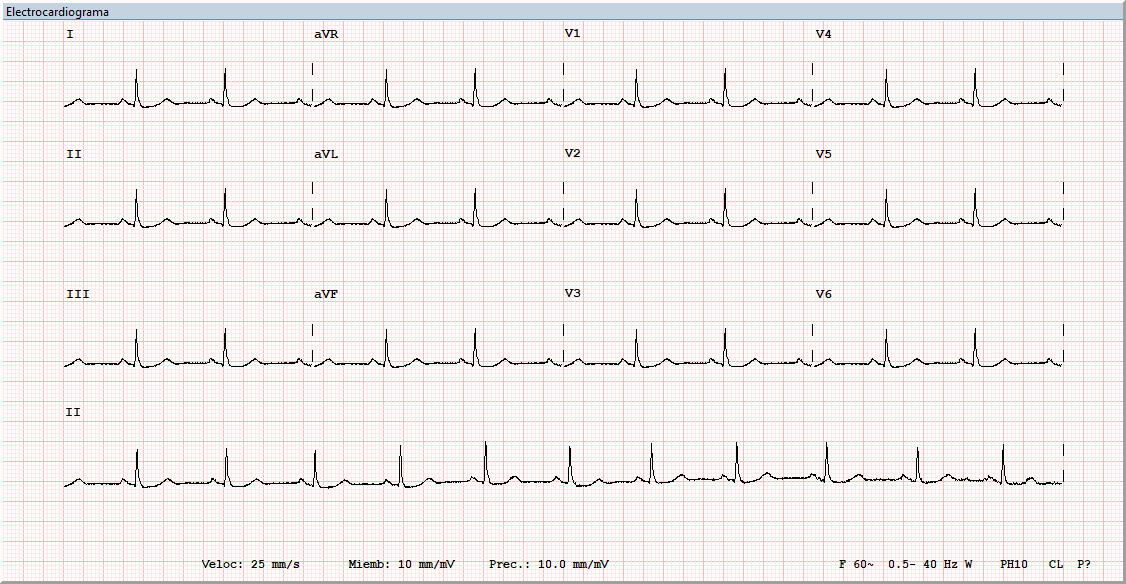
#> input picture vector_002.bmp, 1126 x 584 px
$ python -i procesar_imagen.py   (imports and definitions only)
#> lines starting #> are read from the running program, lines starting #| are printed output that depends on the picture
#Contiene los métodos para el procesamiento de la imagen
#que se recibe desde el front por parte del usuario
#para su análsis

from PIL import Image
from io import BytesIO
import base64
import matplotlib.pyplot as plt
import numpy as np
import cv2


#Función para obtener de base64 a imagen en escala se grises
def procesar_imagen_grises(img_str):
    #Se obtiene la imagen a partir de la cadena de base64 que se ha recibido
    imagen = base64.b64decode(img_str)
    imagen = Image.open(BytesIO(imagen))

    #Se ajusta la imagen a una escala de gris
    imagen_gris = imagen.convert('L')

    return imagen_gris


#Funcion para limpiar la imagen
def procesar_imagen_gris_limpia(imagen_gris):
    threshold = 100
    imagen_gris_limpia = imagen_gris.point(lambda x: 0 if x < threshold else 255, '1')

    return imagen_gris_limpia


#Funcion para procesar la extracción del vector
def procesar_extraccion(seccion):
    puntos_blancos = np.where(seccion == 255)
    x_coords = puntos_blancos[1]
    y_coords = puntos_blancos[0]
    height, _ = seccion.shape

    unique_x_coords = np.unique(x_coords)
    y_values = np.zeros(unique_x_coords.shape, dtype=np.float64)

    for i, x in enumerate(unique_x_coords):
        y_for_x = y_coords[np.where(x_coords == x)]
        y_values[i] = np.max(y_for_x)

    y_values_inverted = height - y_values
    ecg_vector = y_values_inverted.astype(np.float64)

    return ecg_vector


#Funcion principal de procesamiento
def procesar_imagen(img_str):
    graficar = False

    #obtiene imagen en escala de grises
    imagen_gris = procesar_imagen_grises(img_str)

    if graficar == True:
        plt.figure(figsize=(10, 4))
        plt.imshow(imagen_gris, cmap = 'gray')
        plt.title('Imagen en escala de gris')
        plt.axis('off')

        plt.show()

    #se limpia la imagen
    imagen_gris_limpia = procesar_imagen_gris_limpia(imagen_gris)

    if graficar == True:
        #visualizamos la imagen en escala de gris
        plt.figure(figsize=(10, 4))
        plt.imshow(imagen_gris_limpia, cmap = 'gray')
        plt.title('Imagen en escala de gris')
        plt.axis('off')

        plt.show()

    #obtiene el negativo de la imagen
    imagen_invertida = np.array(imagen_gris_limpia).astype(np.uint8)
    imagen_invertida = Image.fromarray(255 - imagen_invertida)

    if graficar == True:
        #visualizamos la imagen en escala de gris
        plt.figure(figsize=(10, 4))
        plt.imshow(imagen_invertida, cmap = 'gray')
        plt.title('Imagen en escala de gris')
        plt.axis('off')

        plt.show()

    #Extrae la región de interes
    imagen_normalizada = np.array(imagen_invertida).astype(np.uint8)
    imagen_normalizada = cv2.normalize(imagen_normalizada, None, 0, 255, cv2.NORM_MINMAX)
    seccion = imagen_normalizada[417:507, 60:1000]

    if graficar == True:
        plt.figure(figsize=(10, 4))
        plt.imshow(seccion, cmap = 'gray')
        plt.title('Imagen en escala de gris')
        plt.axis('off')

        plt.show()

    #extrae el vector de puntos de la seccion de imagen
    ecg_vector = procesar_extraccion(seccion)

    if graficar == True:
        #Grafica el vector resultante
        plt.figure(figsize=(10, 4))
        plt.ylim(0, 100)
        plt.plot(ecg_vector)
        plt.title('Vector extraido')

        plt.show()

    return ecg_vector

>>> import cv2
>>> picture = cv2.imread('vector_002.bmp', cv2.IMREAD_GRAYSCALE)
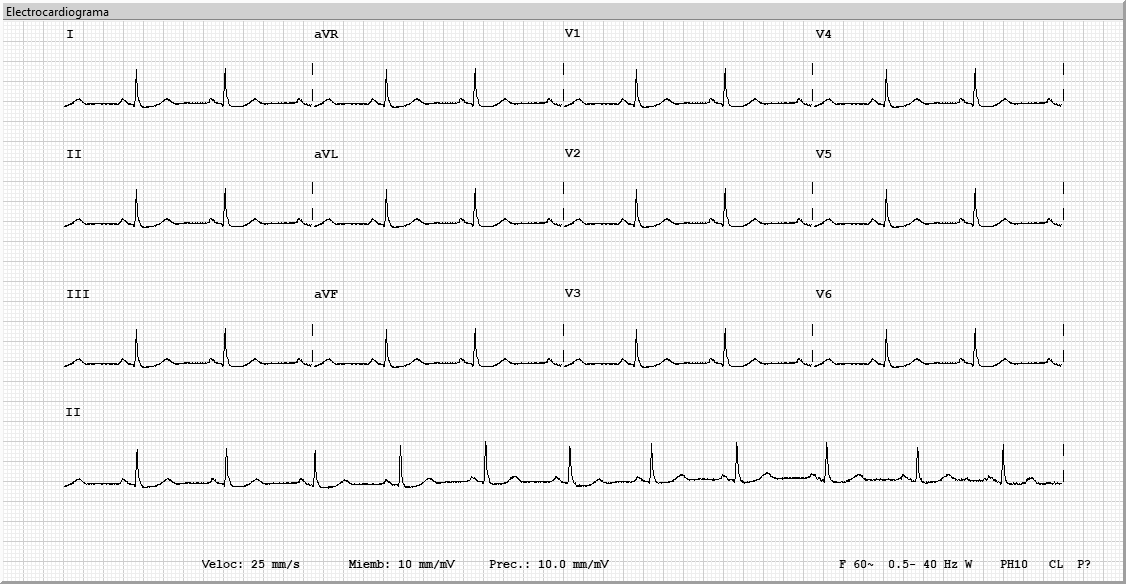
#> picture: shape (584, 1126); min 0, max 255, mean 239
#> (the run stopped early here; a loop or call above may not have finished)

$ run again, on vector_010.bmp
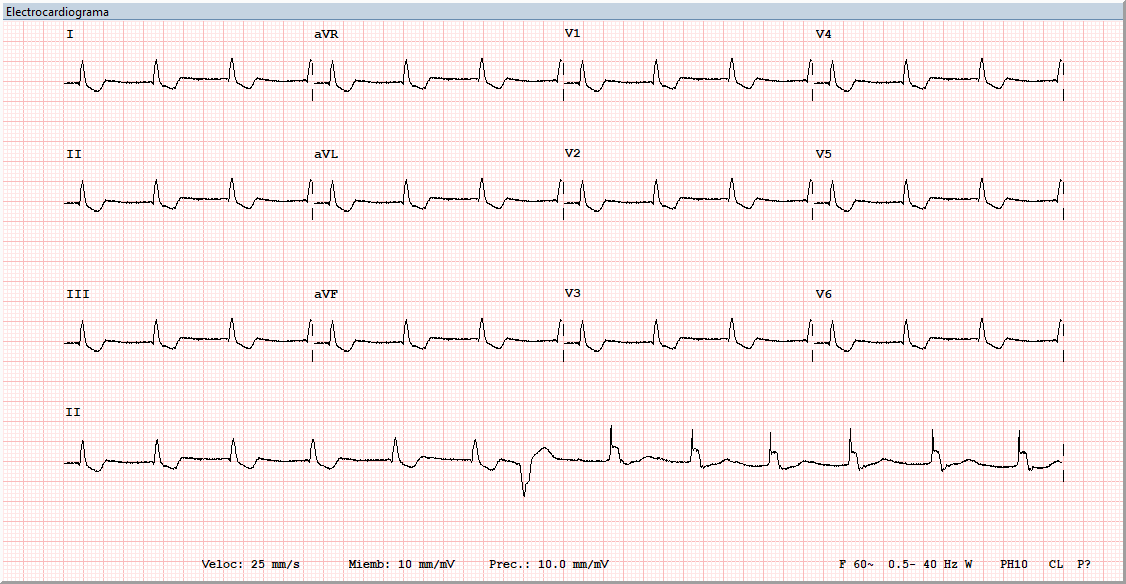
#> input picture vector_010.bmp, 1126 x 584 px
#> `picture = cv2.imread('vector_002.bmp', cv2.IMREAD_GRAYSCALE)`:
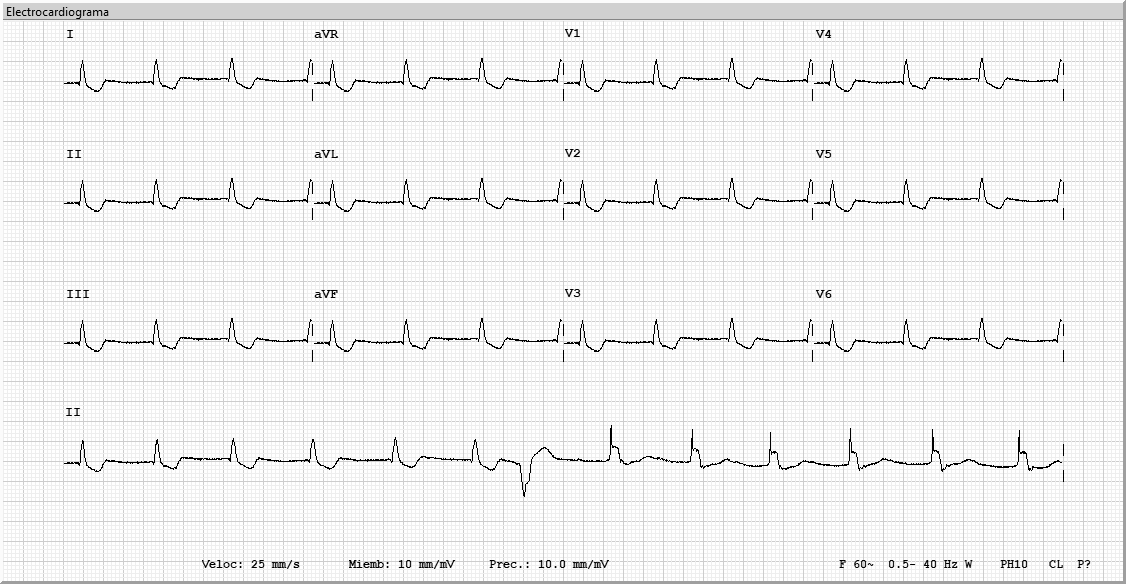
#> picture: shape (584, 1126); min 0, max 255, mean 239

$ run again, on vector_015.bmp
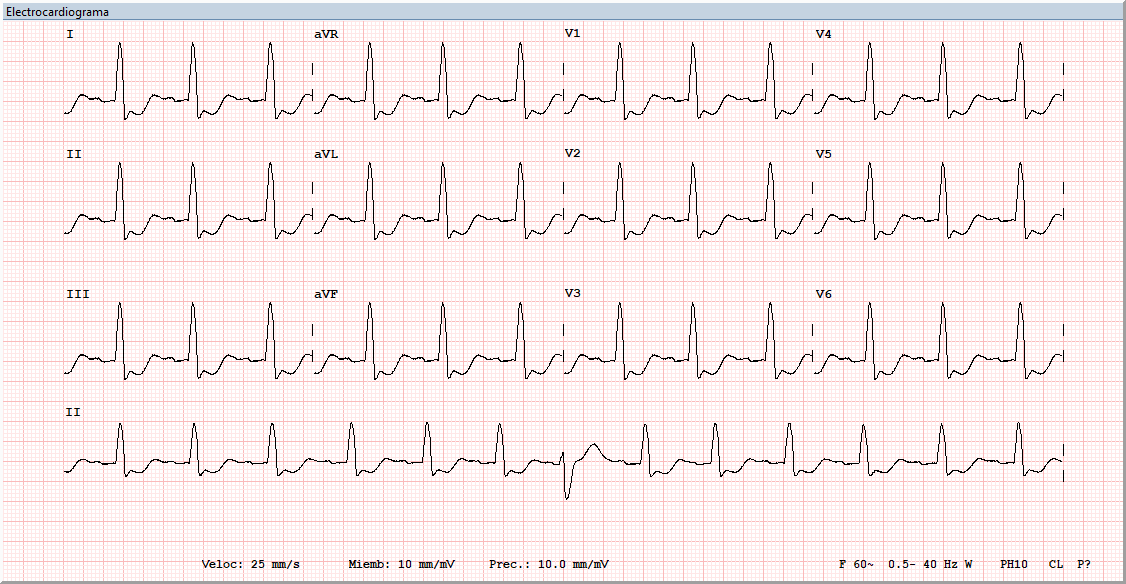
#> input picture vector_015.bmp, 1126 x 584 px
#> `picture = cv2.imread('vector_002.bmp', cv2.IMREAD_GRAYSCALE)`:
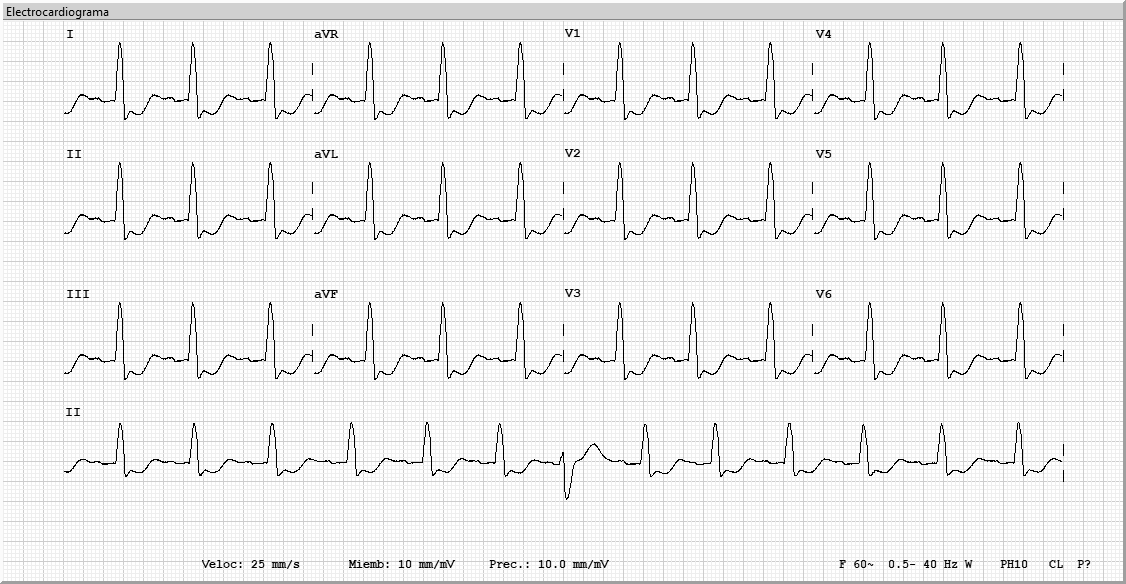
#> picture: shape (584, 1126); min 0, max 255, mean 237.8
